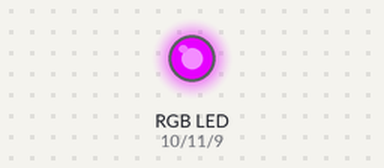
Bench run of a sketch on a simulated Arduino Uno, built with avr-gcc and run on an emulated ATmega328P. Parts: an RGB LED mixed from three pins (HIGH = lit). Dim RGB values are drawn brighter than linear.

Above: at 0.05 s.
At 1.05 s:
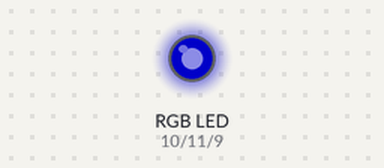
At 1.75 s:
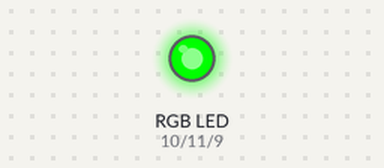
At 2.6 s:
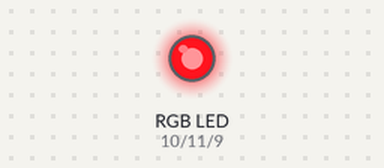
At 3.5 s:
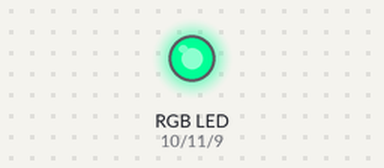
Timing chart, 0 to 8.1 s (numbered marks = the images above):
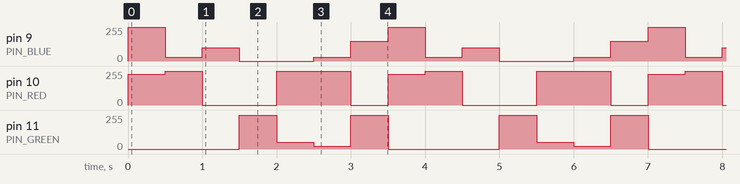

Measured:
- by itself, pin 9 (PIN_BLUE): repeats every 3.5 s: 30/255 0.50 s, 100/255 0.50 s, 0/255 1.0 s, 30/255 0.50 s, 150/255 0.50 s, 255/255 0.50 s
- by itself, pin 10 (PIN_RED): repeats every 3.5 s: 255/255 0.50 s, 0/255 1.0 s, 255/255 1.0 s, 0/255 0.50 s, 230/255 0.50 s
- by itself, pin 11 (PIN_GREEN): repeats every 3.5 s: 50/255 0.50 s, 20/255 0.50 s, 255/255 0.50 s, 0/255 1.5 s, 255/255 0.50 s

The sketch:

RGB_LED.ino
```cpp
const int PIN_BLUE = 9;
const int PIN_RED = 10;
const int PIN_GREEN = 11;

int red;
int green;
int blue;

void setup() {

  pinMode (PIN_BLUE, OUTPUT);
  pinMode (PIN_RED, OUTPUT);
  pinMode (PIN_GREEN, OUTPUT);

}

void loop() {
  // Purple (Red + Blue)
  analogWrite(PIN_RED, 230);
  analogWrite(PIN_GREEN, 0);
  analogWrite(PIN_BLUE, 255);
  delay(500);

  // Rozovo
  analogWrite(PIN_RED, 255);    // Red at full brightness
  analogWrite(PIN_GREEN, 0);    // Green off
  analogWrite(PIN_BLUE, 30);   // Blue at a lower brightness
  delay(500);

  // Dark Blue
  analogWrite(PIN_RED, 0);
  analogWrite(PIN_GREEN, 0);
  analogWrite(PIN_BLUE, 100);   // za da stane Dark blue trqbva da e na low brightness
  delay(500);

  // zeleno za da vidq razlikata s jultoto
  analogWrite(PIN_RED, 0);
  analogWrite(PIN_GREEN, 255);
  analogWrite(PIN_BLUE, 0);
  delay(500);

  // Julto
  analogWrite(PIN_RED, 255);
  analogWrite(PIN_GREEN, 50);
  analogWrite(PIN_BLUE, 0);
  delay(500);

// svetlo rozovo
  analogWrite(PIN_RED, 255);
  analogWrite(PIN_GREEN, 20);
  analogWrite(PIN_BLUE, 30);
  delay(500);

// cinyo??????
   analogWrite(PIN_RED, 0);
  analogWrite(PIN_GREEN, 255);
  analogWrite(PIN_BLUE, 150);
  delay(500);


}
```
